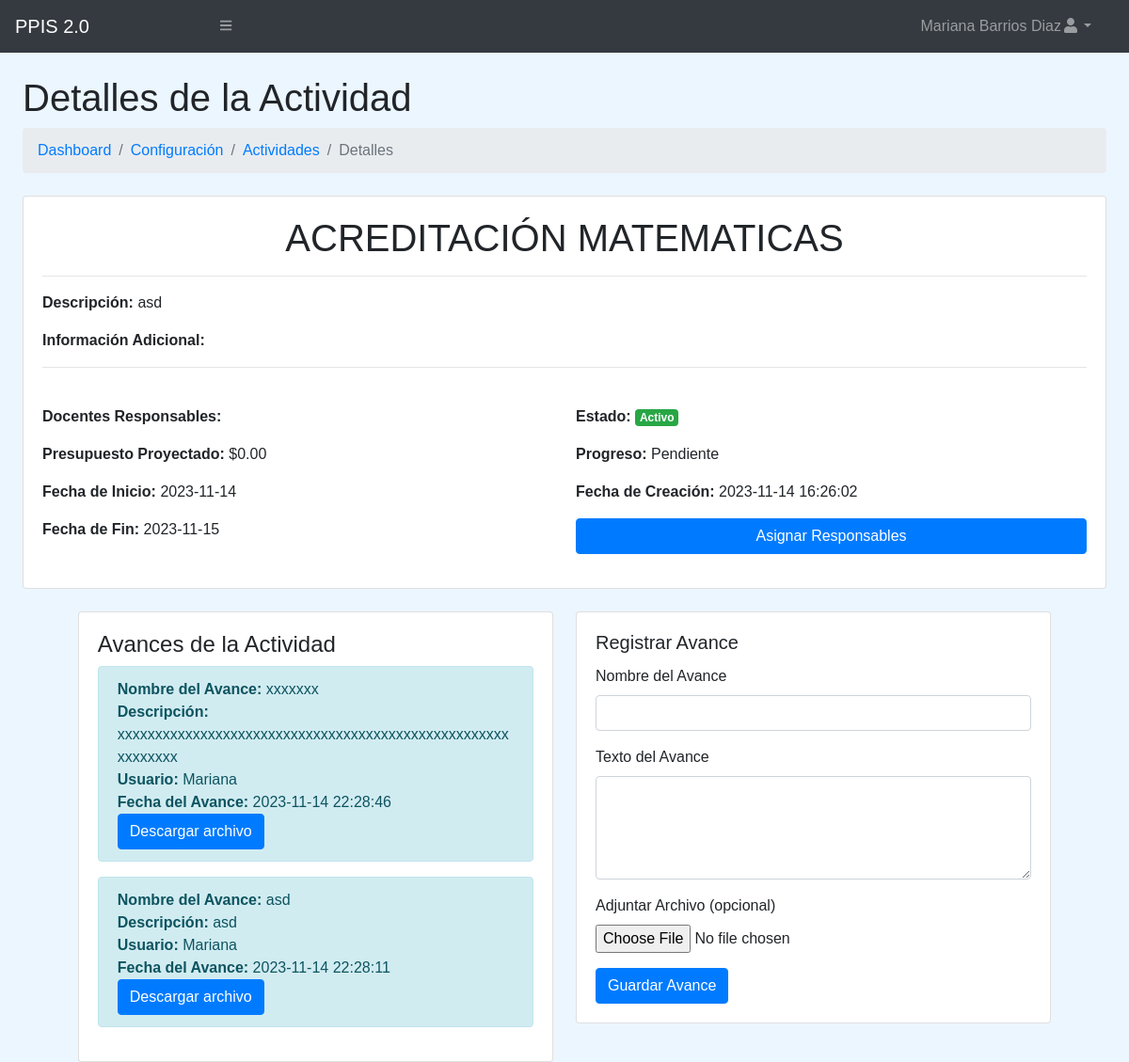
The page /detalle_actividad.php?id=9 (signed in) on the database its author committed.
### tables this page shows
CREATE TABLE `actividades` (
  `id` smallint(6) NOT NULL,
  `id_subproceso_nivel2` smallint(6) NOT NULL,
  `nombre` varchar(100) NOT NULL,
  `descripcion` text NOT NULL,
  `observaciones` text NOT NULL,
  `docentes_responsables` smallint(6) NOT NULL,
  `presupuesto_proyectado` decimal(10,2) NOT NULL,
  `fecha_inicio` date NOT NULL,
  `fecha_fin` date NOT NULL,
  `estado` tinyint(1) NOT NULL DEFAULT 1,
  `progreso` varchar(30) NOT NULL,
  `fecha_sys` timestamp NOT NULL DEFAULT current_timestamp() ON UPDATE current_timestamp()
);

CREATE TABLE `avances` (
  `id` smallint(6) NOT NULL,
  `id_actividades_usuarios` smallint(6) NOT NULL,
  `nombre_avance` varchar(50) NOT NULL,
  `texto_avance` text NOT NULL,
  `archivo_avance` varchar(255) DEFAULT NULL,
  `fecha_registro` timestamp NOT NULL DEFAULT current_timestamp()
);

### detalle_actividad.php (the view, shortened to what this page needs)
<?php
require_once "vistas/parte_superior.php";
require_once "conexion.php";
function obtenerDetalleActividad($id_actividad) {
    global $conexion;
    $query = "SELECT id, id_subproceso_nivel2, nombre, descripcion, observaciones, docentes_responsables, presupuesto_proyectado, fecha_inicio, fecha_fin, estado, progreso, fecha_sys FROM actividades WHERE id = :id_actividad";
    $stmt = $conexion->prepare($query);
    $stmt->bindParam(':id_actividad', $id_actividad, PDO::PARAM_INT);
    if ($stmt->execute()) {
        $detalle_actividad = $stmt->fetch(PDO::FETCH_ASSOC);
        if ($detalle_actividad) {
            return $detalle_actividad;
        } else {
            return null;
        }
    } else {
        return null;
    }
}
function obtenerAvances($id_actividad) {
    global $conexion;
    $query = "SELECT id, nombre_avance, texto_avance, archivo_avance, fecha_registro FROM avances WHERE id_actividades_usuarios = ? ORDER BY fecha_registro DESC";
    $stmt = $conexion->prepare($query);
    $stmt->bindParam(1, $id_actividad, PDO::PARAM_INT);
    $stmt->execute();
    return $stmt->fetchAll(PDO::FETCH_ASSOC);
}
if (isset($_GET['id']) && is_numeric($_GET['id'])) {
    $id_actividad = $_GET['id'];
    $detalle_actividad = obtenerDetalleActividad($id_actividad);
    $avances = obtenerAvances($id_actividad);
} else {
    header("Location: actividades.php");
    exit();
}
?>
<div id="layoutSidenav_content">
            <div class="container-fluid">
            <div class="row">
                <div class="col-md-12">
                    <h1 class="mt-4">Detalles de la Actividad</h1>
                    <ol class="breadcrumb mb-4">
                        <li class="breadcrumb-item"><a href="principal.php">Dashboard</a></li>
                        <li class="breadcrumb-item"><a href="configuracion.php">Configuración</a></li>
                        <li class="breadcrumb-item"><a href="configuracion.php">Actividades</a></li>
                        <li class="breadcrumb-item active">Detalles</li>
                    </ol>
                </div>
            </div>
        <div class="row justify-content-center">
                <div class="col-md-12">
                    <div class="card">
                        <div class="card-body">
                            <h1 class="card-title text-center"><?php echo $detalle_actividad['nombre']; ?></h1>
                            <hr>
                            <p class="card-text"><strong>Descripción:</strong> <?php echo $detalle_actividad['descripcion']; ?></p>
                            <p class="card-text"><strong>Información Adicional:</strong> <?php echo $detalle_actividad['observaciones']; ?></p>
                            <hr>
                            <div class="row">
                                <div class="col-md-6 mt-4">
                                    <p><strong>Docentes Responsables:</strong> <?php  echo '<ul>';
                                        echo '</ul>'; ?></p>
                                    <p><strong>Presupuesto Proyectado:</strong> $<?php echo $detalle_actividad['presupuesto_proyectado']; ?></p>
                                    <p><strong>Fecha de Inicio:</strong> <?php echo $detalle_actividad['fecha_inicio']; ?></p>
                                    <p><strong>Fecha de Fin:</strong> <?php echo $detalle_actividad['fecha_fin']; ?></p>
                                </div>
                                <div class="col-md-6 mt-4">
                                    <p><strong>Estado:</strong>
                                        <?php if ($detalle_actividad['estado'] == 1) : ?>
                                            <span class="badge badge-success">Activo</span>
                                        <?php else : ?>
                                            <span class="badge badge-danger">Inactivo</span>
                                        <?php endif; ?>
                                    </p>
                                    <p><strong>Progreso:</strong> <?php echo $detalle_actividad['progreso']; ?></p>
                                    <p><strong>Fecha de Creación:</strong> <?php echo $detalle_actividad['fecha_sys']; ?></p>
                                    <a href='?id=<?php echo $detalle_actividad['id']; ?>&opcion=1'><button class="btn btn-primary btn-block mb-3" >Asignar Responsables</button></a>
                                </div>
                            </div>
                        </div>
                    </div>
                </div>
                <div class="row mt-4">
                <div class="col-md-6">
                    <div class="card">
                        <div class="card-body">
                            <h4>Avances de la Actividad</h4>
                            <?php
                            $numAvances = count($avances);
                            $numMostrar = min(3, $numAvances);
                            for ($i = 0; $i < $numMostrar; $i++) {
                                $avance = $avances[$i];
                            ?>
                            <div class="alert alert-info">
                                <strong>Nombre del Avance:</strong> <?php echo $avance['nombre_avance']; ?><br>
                                <strong>Descripción:</strong> <?php echo nl2br($avance['texto_avance']); ?><br>
                                <strong>Usuario:</strong> <?php echo $_SESSION['nombre']; ?><br>
                                <strong>Fecha del Avance:</strong> <?php echo date('Y-m-d H:i:s', strtotime($avance['fecha_registro'])); ?><br>
                                <?php if (!empty($avance['archivo_avance'])) : ?>
                                    <a href="<?php echo $avance['archivo_avance']; ?>" download class="btn btn-primary">Descargar archivo</a>
                                <?php endif; ?>
                            </div>
                                <?php
                                }
                                ?>
                        </div>
                    </div>
                </div>
                 <div class="col-md-6">
                    <div class="card">
                        <div class="card-body">
                            <h5 class="card-title">Registrar Avance</h5>
                            <form action="guardar_avance.php" method="POST" enctype="multipart/form-data">
                                <div class="form-group">
                                    <label for="nombre_avance">Nombre del Avance</label>
                                    <input type="text" class="form-control" name="nombre_avance" id="nombre_avance" required>
                                </div>
                                <div class="form-group">
                                    <label for="texto_avance">Texto del Avance</label>
                                    <textarea class="form-control" name="texto_avance" id="texto_avance" rows="4" required></textarea>
                                </div>
                                <div class="form-group">
                                    <label for="archivo_avance">Adjuntar Archivo (opcional)</label>
                                    <input type="file" class="form-control-file" name="archivo_avance" id="archivo_avance">
                                </div>
                                <button type="submit" class="btn btn-primary">Guardar Avance</button>
                            </form>
                        </div>
                    </div>
                </div>
            </div>
        </div>
    </div>
</html>

### vistas/parte_superior.php (shortened to what this page needs)
<?php
	$nombre = $_SESSION['nombre'];
    $apellido = $_SESSION['apellido'];
?>
<!DOCTYPE html>
<html lang="es">
    <head>
        <link href="css/styles.css" rel="stylesheet" />
        <link href="main.css" rel="stylesheet" />
        <link href="https://cdn.datatables.net/1.10.20/css/dataTables.bootstrap4.min.css" rel="stylesheet" />
        <link rel="stylesheet" href="//cdn.datatables.net/1.13.6/css/jquery.dataTables.min.css">
        <link rel="stylesheet" href="https://use.fontawesome.com/releases/v5.8.1/css/all.css">
	</head>
    <body class="sb-nav-fixed sb-sidenav-toggled">
        <nav class="sb-topnav navbar navbar-expand navbar-dark bg-dark">
            <a class="navbar-brand" href="principal.php">PPIS 2.0</a><button class="btn btn-link btn-sm order-1 order-lg-0" id="sidebarToggle" href="#"><i class="fas fa-bars"></i></button>
            <ul class="navbar-nav ml-auto mr-0 mr-md-3 my-2 my-md-0">
                <li class="nav-item dropdown">
                    <a class="nav-link dropdown-toggle" id="userDropdown" href="#" role="button" data-toggle="dropdown" aria-haspopup="true" aria-expanded="false"><?php echo $nombre . " ".  $apellido; ?><i class="fas fa-user fa-fw"></i></a>
				</li>
			</ul>
		</nav>
        <div id="layoutSidenav">

### main.css (style rules this page uses)
body { background: #ecf6ff; }
body { margin: 0; font-family: 'Arial', sans-serif; }

### rows shown on the page
actividades: nombre "ACREDITACIÓN MATEMATICAS", descripcion "asd", presupuesto_proyectado "0.00", fecha_inicio "2023-11-14", fecha_fin "2023-11-15", progreso "Pendiente", fecha_sys "2023-11-14 16:26:02"
avances: nombre_avance "xxxxxxx", texto_avance "xxxxxxxxxxxxxxxxxxxxxxxxxxxxxxxxxxxxxxxxxxxxxxxxxxxxxxxxxxxx", fecha_registro "2023-11-14 22:28:46"
avances: nombre_avance "asd", texto_avance "asd", fecha_registro "2023-11-14 22:28:11"

### other values the page prints
$nombre "Mariana"
$apellido "Barrios Diaz"
